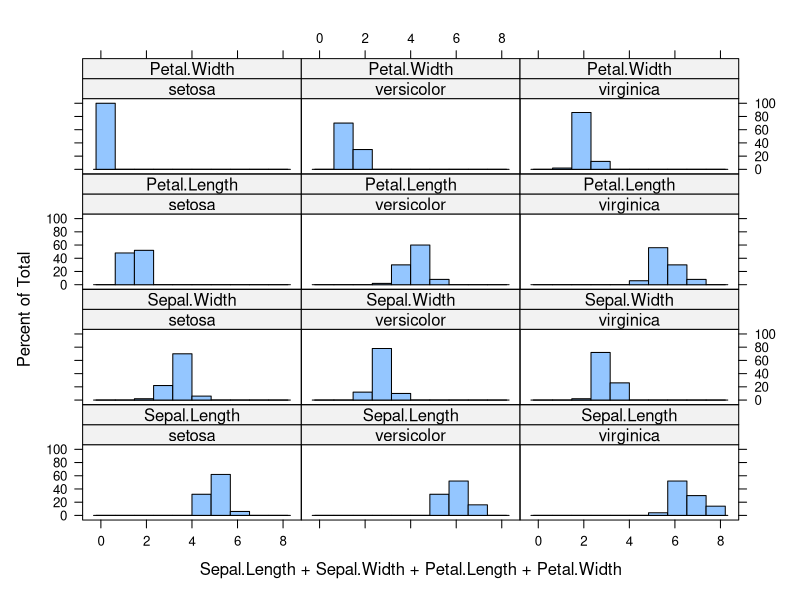
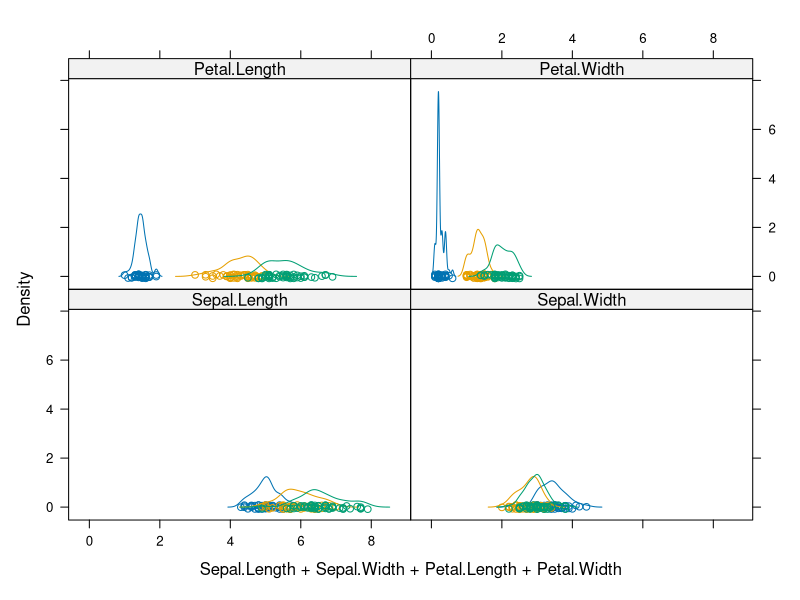
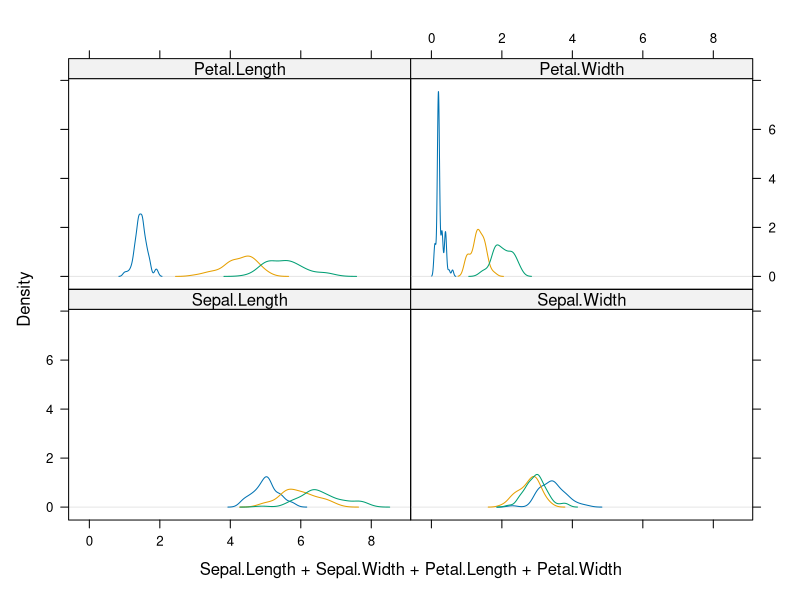
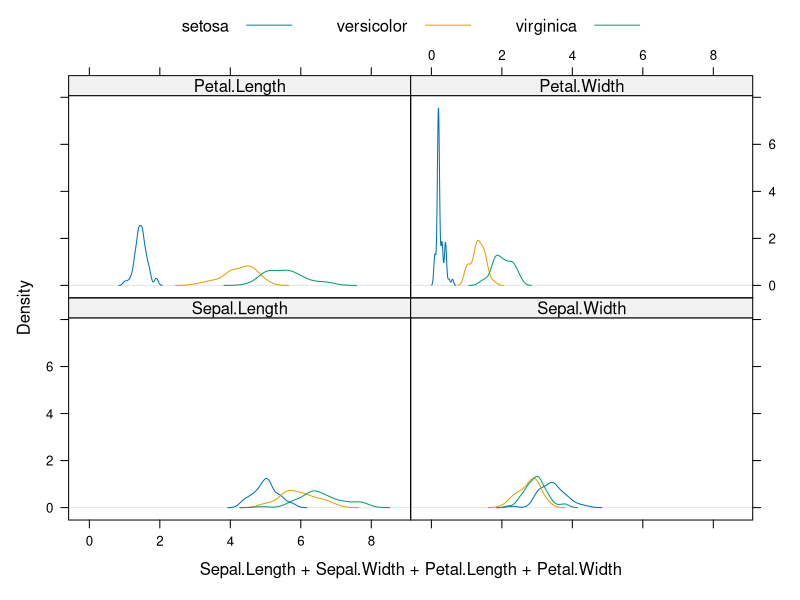
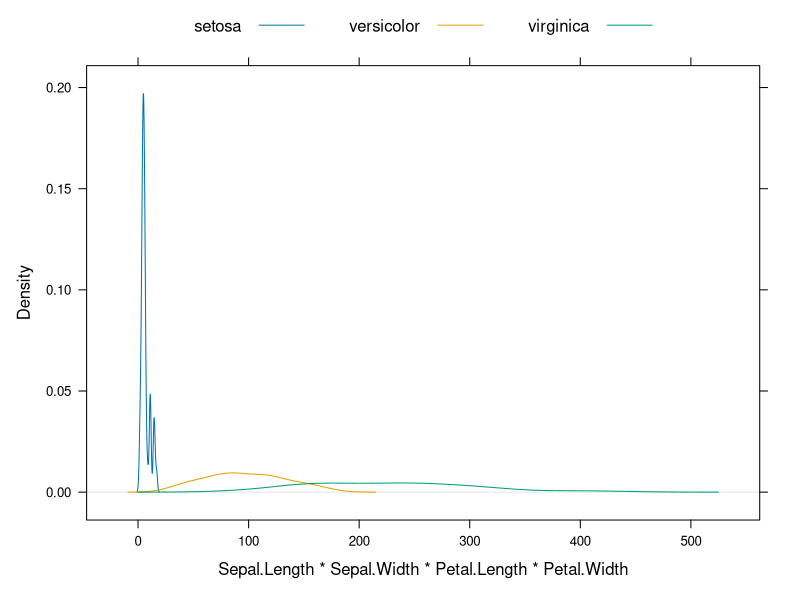
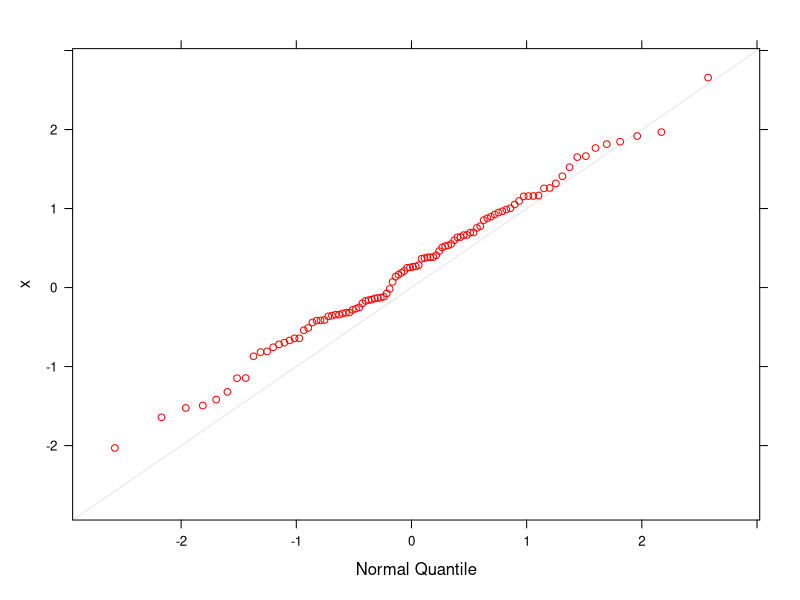
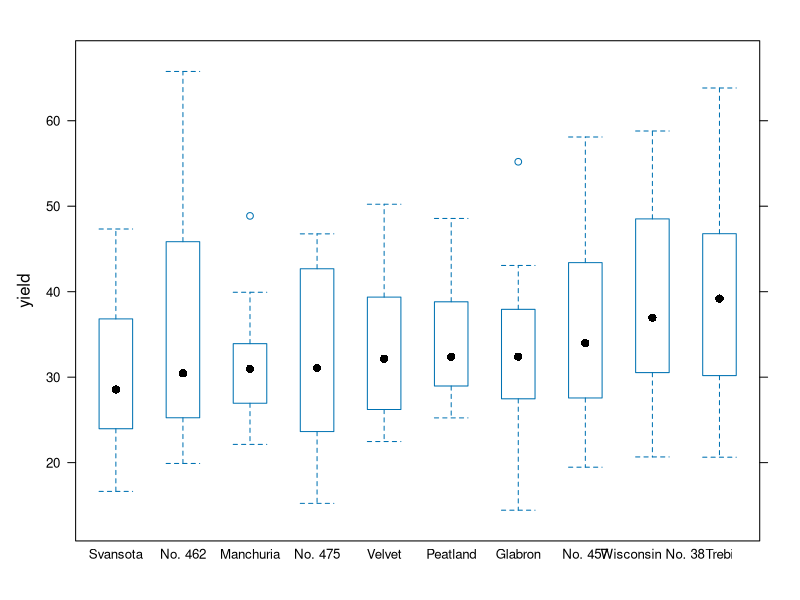
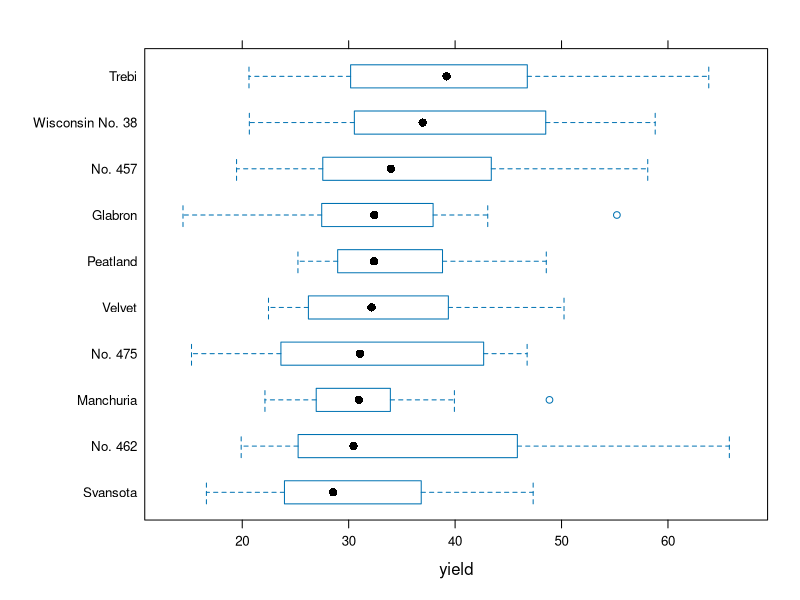

These charts were generated, in order, by the following R code:
## ---- chunk 1
library(lattice)
data(iris)
## ---- chunk 2
histogram(~Sepal.Length + Sepal.Width +
          Petal.Length + Petal.Width | Species,
          data=iris)
## ---- chunk 3
densityplot(~Sepal.Length + Sepal.Width +
            Petal.Length + Petal.Width, group=Species,
            data=iris)
## ---- chunk 4
densityplot(~Sepal.Length + Sepal.Width +
            Petal.Length + Petal.Width, group=Species,
            data=iris, plot.points=FALSE, ref=TRUE)
## ---- chunk 5
densityplot(~Sepal.Length + Sepal.Width + Petal.Length +
            Petal.Width, group=Species, data=iris,
            ref=TRUE, plot.points=FALSE,
            auto.key=list(columns=3))
## ---- chunk 6
densityplot(~Sepal.Length * Sepal.Width * Petal.Length *
            Petal.Width, group=Species, data=iris,
            ref=TRUE, plot.points=FALSE,
            auto.key=list(columns=3))
## ---- chunk 7
qqdata <- data.frame(x = c(rnorm(100), qnorm(ppoints(100))),
                     y = c(rep("x", 100),
                     rep("Normal Quantile", 100)))
qq(y ~ x, data=qqdata, col="red", lwd=3)
## ---- chunk 8
str(barley)
## ---- chunk 9
bwplot(yield ~ variety, data = barley)
## ---- chunk 10
bwplot(variety ~ yield, data = barley)
## ---- chunk 11
bwplot(variety ~ yield | year, data = barley)
## ---- chunk 12
dotplot(variety ~ yield, data = barley)
## ---- chunk 13
dotplot(variety ~ yield, data = barley, groups = year,
        col=c("red", "blue"))
## ---- chunk 14
dotplot(variety ~ yield | site, data = barley)
## ---- chunk 15
dotplot(variety ~ yield | site, data = barley, groups = year)
## ---- chunk 16
dotplot(variety ~ yield | site, data = barley, groups = year,
        col=c("red", "blue"))
## ---- chunk 17
dotplot(variety ~ yield | site * year, data = barley)
## ---- chunk 18
dotplot(variety ~ yield | site, data = barley, groups = year,
        col=c("red", "blue"),
        auto.key=list(columns=2, col=c("red", "blue")))
## ---- chunk 19
dotplot(variety ~ yield | site, data = barley, groups = year,
        pch=c(2, 4),
        col=c("red", "blue"),
        auto.key=list(columns=2, col=c("red", "blue")))
## ---- chunk 20
dotplot(variety ~ yield | site, data = barley, groups = year,
        col=c("red", "blue"),
        pch=c(2, 4),
        key=list(text=list(c("1932", "1931")),
                 columns=2,
                 col=c("red", "blue")))
## ---- chunk 21
pdf(file="yield.pdf", paper="letter", width=8, height=10.5)
dotplot(variety ~ yield | site, data = barley, groups = year,
        col=c("red", "blue"),
        pch=c(2, 4),
        key=list(text=list(c("1932", "1931")),
                 columns=2,
                 col=c("red", "blue")))
dev.off()
## ---- chunk 22
## Incremental updating
tp1 <- densityplot(~Sepal.Length+Sepal.Width+
  Petal.Length+Petal.Width,group=Species,data=iris)
print(tp1)
## ---- chunk 23
tp2 <- update(tp1, plot.points=FALSE, ref=TRUE)
plot(tp2)
## ---- chunk 24
tp3 <- update(tp2, auto.key=list(columns=3))
plot(tp3)
## ---- chunk 25
names(tp3)
tp3$legend
## ---- chunk 26
tp3[1]
## ---- chunk 27
tp = xyplot(lat~long, data=quakes, pch=".")
update(tp,
  main="Earthquakes in the Pacific Ocean\n(since 1964)")
## ---- chunk 28
depthgroup <- equal.count(quakes$depth, number=3,
                          overlap=0)
magnitude <- equal.count(quakes$mag, number=2,
                         overlap=0)
xyplot(lat ~ long | depthgroup*magnitude,
       data=quakes,main="Fiji Earthquakes",
       ylab="latitude", xlab="longitude",
       pch=".",
       scales=list(x=list(alternating=c(1,1,1))),
       between=list(y=1),
       par.strip.text=list(cex=0.7),
       par.settings=list(axis.text=list(cex=0.7)))
## ---- chunk 29
sessionInfo()
